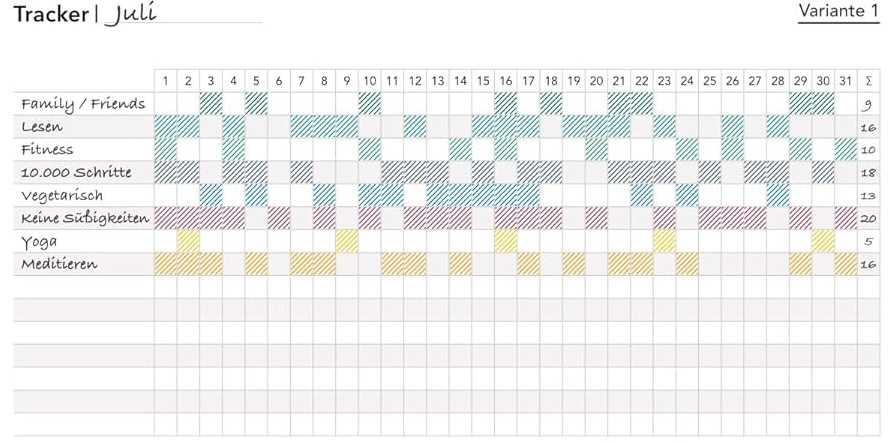
#> input picture tracker-table-images/from-web.jpg, 895 x 443 px
$ python -i table_detection.py   (imports and definitions only)
#> lines starting #> are read from the running program, lines starting #| are printed output that depends on the picture; after the words box and inside, x2 and y2 are one past the last pixel; in counts of white or black regions, pixels touching at a corner belong together
from dataclasses import dataclass

from pathlib import Path
from typing import Optional
import cv2
import numpy as np
import math
import re

# ---------------------------------------------------------------------------
# Data structures
# ---------------------------------------------------------------------------

@dataclass
class CellResult:
    row: int
    col: int
    has_mark: bool
    confidence: float

@dataclass
class TableDetectionResult:
    success: bool
    n_rows: int
    n_cols: int
    row_positions: list[int]
    col_positions: list[int]
    cells: list[CellResult]
    habit_names: list[str] # later for OCR
    error: Optional[str] = None

    def marks_for_given_row(self, row: int) -> list[bool]:
        return [cell.has_mark for cell in self.cells if cell.row == row and cell.col > 0]

    # [9 lines left out: function as_matrix, not called in this run]

# ---------------------------------------------------------------------------
# Functions
# ---------------------------------------------------------------------------

def load_image(image_path: str | Path) -> np.ndarray:
#> called with image_path = '../../tracker-table-images/from-web.jpg'
    img = cv2.imread(str(image_path))
#> img is the input picture: shape (443, 895, 3); mean B, G, R 240.5, 241.1, 240.9
    if img is None:
        raise ValueError(f"Could not load image: {image_path}")
    return img


def resize_to_max(img: np.ndarray, max_dim: int = 1800) -> np.ndarray:
#> called with max_dim = 1800
    h, w = img.shape[:2]
#> h = 443; w = 895
    scale = min(max_dim / max(h, w), 1.0)
#> scale = 1
    if scale < 1.0:
        img = cv2.resize(img, (int(w * scale), int(h * scale)), interpolation=cv2.INTER_AREA)
    return img

def preprocess(img: np.ndarray) -> np.ndarray:
    gray = cv2.cvtColor(img, cv2.COLOR_BGR2GRAY) if len(img.shape) == 3 else img.copy()
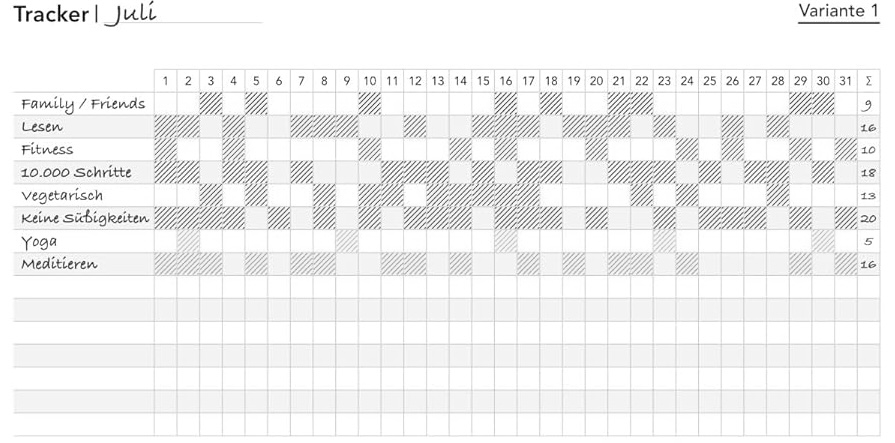
#> gray: shape (443, 895); min 0, max 255, mean 241

    h, w = gray.shape[:2]
#> h = 443; w = 895

    blur_size = max(3, (w // 500) | 1)
#> blur_size = 3
    blurred = cv2.GaussianBlur(gray, (blur_size, blur_size), 0)

    dynamic_block_size = (w // 60) | 1
#> dynamic_block_size = 15
    if dynamic_block_size <= 1:
        dynamic_block_size = 3

    binary = cv2.adaptiveThreshold(
        blurred,
        255,
        cv2.ADAPTIVE_THRESH_GAUSSIAN_C,
        cv2.THRESH_BINARY_INV,
        blockSize=dynamic_block_size,
        C=5,
    )
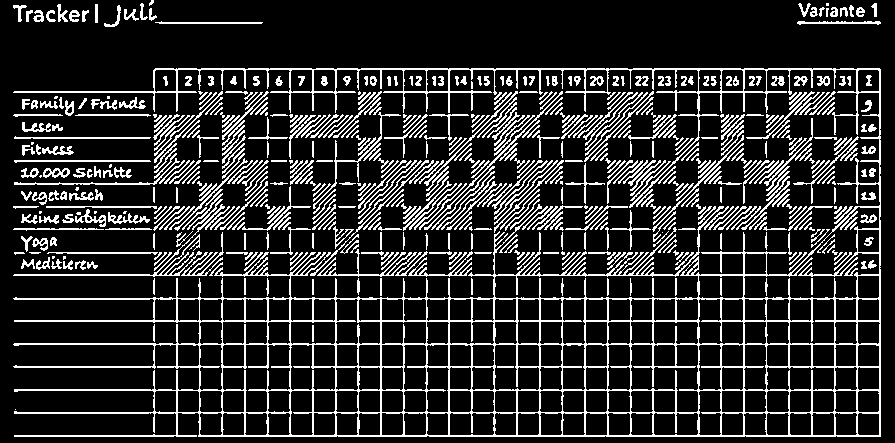
#> binary: shape (443, 895); 17.1% white in thin lines or dots

    noise_kernel_size = max(3, w // 600)
#> noise_kernel_size = 3
    kernel = np.ones((noise_kernel_size, noise_kernel_size), np.uint8)
#> kernel = [[1, 1, 1], [1, 1, 1], [1, 1, 1]]
    binary_removed_isolated_noise_pixels = cv2.morphologyEx(binary, cv2.MORPH_OPEN, kernel)
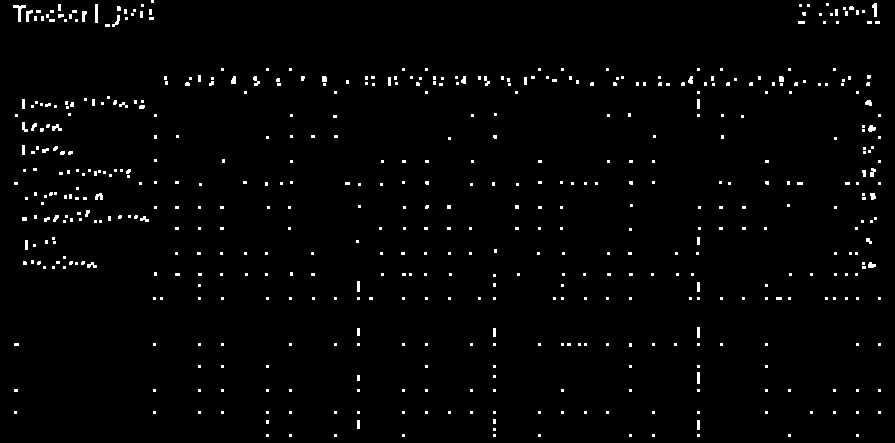
#> binary_removed_isolated_noise_pixels: shape (443, 895); 1.7% white; 544 white regions (489 under 20 px), largest, box (x1, y1, x2, y2) and area: (13, 5, 26, 22) 80, (95, 4, 98, 23) 57, (872, 3, 877, 17) 49

    return binary_removed_isolated_noise_pixels


def detect_grid_lines(binary: np.ndarray) -> tuple[np.ndarray, np.ndarray]:
    h, w = binary.shape

    kernel_to_close_small_gaps = np.ones((2, 2), np.uint8)
    binary_closed = cv2.dilate(binary, kernel_to_close_small_gaps, iterations=1)
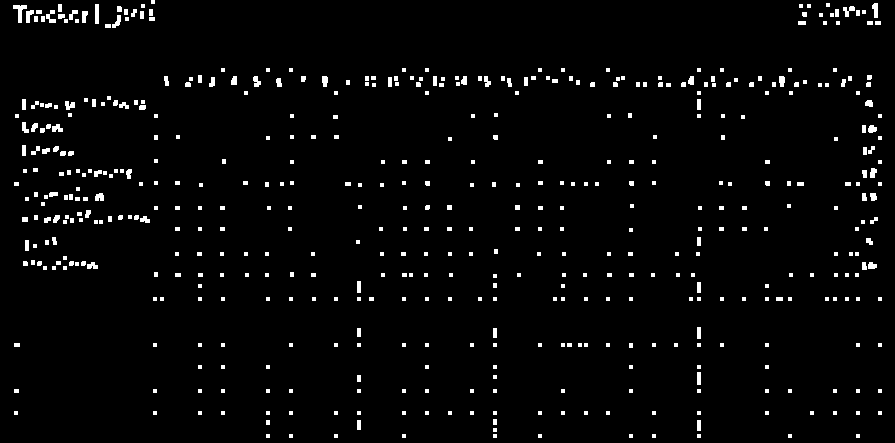
#> binary_closed: shape (443, 895); 2.9% white; 516 white regions (303 under 20 px), largest, box (x1, y1, x2, y2) and area: (13, 5, 27, 23) 112, (95, 4, 99, 24) 80, (872, 3, 878, 18) 69

    h_size = max(w // 60, 20)
    h_kernel = cv2.getStructuringElement(cv2.MORPH_RECT, (h_size, 1))
    # MORPH_OPEN to remove everything that is smaller than the kernel
    h_lines = cv2.morphologyEx(binary_closed, cv2.MORPH_OPEN, h_kernel)
#> h_lines: shape (443, 895); every value is 0

    v_size = max(h // 30, 20)
    v_kernel = cv2.getStructuringElement(cv2.MORPH_RECT, (1, v_size))
    v_lines = cv2.morphologyEx(binary_closed, cv2.MORPH_OPEN, v_kernel)
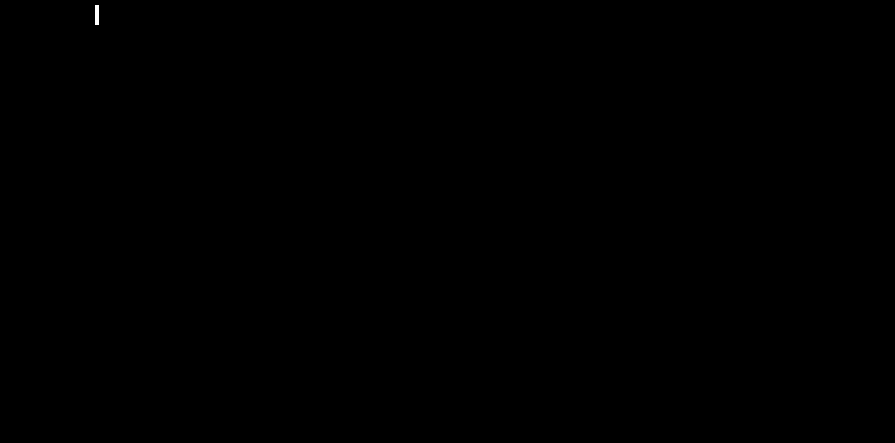
#> v_lines: shape (443, 895); 0.02% white; 1 white region, box (x1, y1, x2, y2) and area: (95, 5, 99, 25) 80

    return h_lines, v_lines


# [9 lines left out: function fix_missing_left_border, not called in this run]


def extract_line_positions(line_mask: np.ndarray, axis: int, min_gap: int = 10) -> list[int]:
    # count all pixels on the axis (divide by 255 to get the actual pixel count (white 255, black 0 - not 1 and 0 as it's not binarized)
#> called with axis = 1, min_gap = 10
    projection = line_mask.sum(axis=axis) / 255
#> projection = 443 values from 0 to 0
    line_length_max = line_mask.shape[axis]
    threshold = line_length_max * 0.26 # TODO maybe calucate this dynamically
    active = projection > threshold

    raw: list[int] = []
    i, n = 0, len(active)
#> i = 0; n = 443
    while i < n:
        if active[i]:
            start = i
            while i < n and active[i]:
                i += 1
            raw.append((start + i - 1) // 2)
        else:
            i += 1
#> after the loop, i = 443; raw = []

    merged: list[int] = []
    for p in raw:
        if not merged or p - merged[-1] > min_gap:
            merged.append(p)
        else:
            merged[-1] = (merged[-1] + p) // 2
#> this loop made 0 passes
#> after the loop, merged = []
    return merged

# [41 lines left out: function detect_mark_in_cell, not called in this run]

# ---------------------------------------------------------------------------
# Table detection pipeline
# ---------------------------------------------------------------------------

def detect_table_pipeline(image_path: str | Path, max_image_dim: int = 1800, min_gap_rows: int = 10, min_gap_cols: int = 8) -> TableDetectionResult:
    try:
        img = load_image(image_path)
    except ValueError as e:
        return TableDetectionResult(
            success=False, n_rows=0, n_cols=0,
            row_positions=[], col_positions=[],
            cells=[], habit_names=[], error=str(e),
        )

    img = resize_to_max(img, max_image_dim)
    binary = preprocess(img)
    h_lines, v_lines = detect_grid_lines(binary)

    row_positions = extract_line_positions(h_lines, axis=1, min_gap=min_gap_rows)
#> row_positions = []
    col_positions = extract_line_positions(v_lines, axis=0, min_gap=min_gap_cols)
#> col_positions = []

    if len(row_positions) < 2 or len(col_positions) < 2:
        return TableDetectionResult(
            success=False, n_rows=0, n_cols=0,
            row_positions=row_positions, col_positions=col_positions,
            cells=[], habit_names=[],
            error=(
                f"Too few grid lines detected: "
                f"{len(row_positions)} horizontal, {len(col_positions)} vertical"
            ),
        )

    col_positions = fix_missing_left_border(col_positions)

    n_rows = len(row_positions) - 1
    actual_cols = len(col_positions) - 1
    n_cols = actual_cols - 1 if actual_cols > 32 else actual_cols

    cells: list[CellResult] = []
    for r in range(1, n_rows):
        y1, y2 = row_positions[r], row_positions[r + 1]
        for c in range(n_cols):
            x1, x2 = col_positions[c], col_positions[c + 1]
            if c == 0:
                cells.append(CellResult(row=r, col=c, has_mark=False, confidence=0.0))
            else:
                has_mark, conf, _ = detect_mark_in_cell(img[y1:y2, x1:x2])
                cells.append(CellResult(row=r, col=c, has_mark=has_mark, confidence=conf))

    habit_names = extract_habit_names(img, row_positions, col_positions)

    return TableDetectionResult(
        success=True,
        n_rows=n_rows,
        n_cols=n_cols,
        row_positions=row_positions,
        col_positions=col_positions,
        cells=cells,
        habit_names=habit_names,
    )


# ---------------------------------------------------------------------------
# OCR for habit names
# ---------------------------------------------------------------------------

# [78 lines left out: functions extract_habit_names, draw_grid, draw_marks, not called in this run]

>>> result = detect_table_pipeline('../../tracker-table-images/from-web.jpg')
